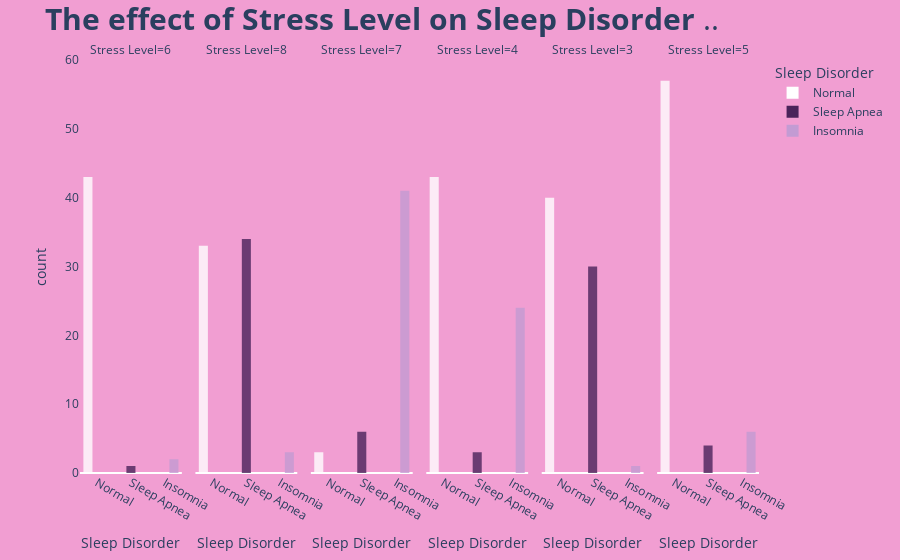

Notebook code for this chart:
### Code cell
fig=px.histogram(sleep_data,x='Sleep Disorder',
                 color='Sleep Disorder',
                 facet_col='Stress Level',
                 barmode='group',
                 color_discrete_sequence=['white','#4A235A','#C39BD3'],
                 opacity=.8)


fig.update_layout(title='<b>The effect of Stress Level on Sleep Disorder</b> ..',title_font={'size':30},
                  paper_bgcolor='#F19ED2',
                  plot_bgcolor='#F19ED2')



fig.update_yaxes(showgrid=False)
fig.show()

### Figure 1 — Plotly figure (JSON) as saved in the notebook; plotly's stock layout.template omitted (floating-point values rounded to 4 significant figures)
{"data": [{"alignmentgroup": "True", "bingroup": "x", "hovertemplate": "Sleep Disorder=%{x}<br>Stress Level=6<br>count=%{y}<extra></extra>", "legendgroup": "Normal", "marker": {"color": "white", "opacity": 0.8, "pattern": {"shape": ""}}, "name": "Normal", "offsetgroup": "Normal", "orientation": "v", "showlegend": true, "type": "histogram", "x": ["Normal", "Normal", "Normal", "Normal", "Normal", "Normal", "Normal", "Normal", "Normal", "Normal", "Normal", "Normal", "Normal", "Normal", "Normal", "Normal", "Normal", "Normal", "Normal", "Normal", "Normal", "Normal", "Normal", "Normal", "Normal", "Normal", "Normal", "Normal", "Normal", "Normal", "Normal", "Normal", "Normal", "Normal", "Normal", "Normal", "Normal", "Normal", "Normal", "Normal", "Normal", "Normal", "Normal"], "xaxis": "x", "yaxis": "y"}, {"alignmentgroup": "True", "bingroup": "x", "hovertemplate": "Sleep Disorder=%{x}<br>Stress Level=8<br>count=%{y}<extra></extra>", "legendgroup": "Normal", "marker": {"color": "white", "opacity": 0.8, "pattern": {"shape": ""}}, "name": "Normal", "offsetgroup": "Normal", "orientation": "v", "showlegend": false, "type": "histogram", "x": ["Normal", "Normal", "Normal", "Normal", "Normal", "Normal", "Normal", "Normal", "Normal", "Normal", "Normal", "Normal", "Normal", "Normal", "Normal", "Normal", "Normal", "Normal", "Normal", "Normal", "Normal", "Normal", "Normal", "Normal", "Normal", "Normal", "Normal", "Normal", "Normal", "Normal", "Normal", "Normal", "Normal"], "xaxis": "x2", "yaxis": "y2"}, {"alignmentgroup": "True", "bingroup": "x", "hovertemplate": "Sleep Disorder=%{x}<br>Stress Level=7<br>count=%{y}<extra></extra>", "legendgroup": "Normal", "marker": {"color": "white", "opacity": 0.8, "pattern": {"shape": ""}}, "name": "Normal", "offsetgroup": "Normal", "orientation": "v", "showlegend": false, "type": "histogram", "x": ["Normal", "Normal", "Normal"], "xaxis": "x3", "yaxis": "y3"}, {"alignmentgroup": "True", "bingroup": "x", "hovertemplate": "Sleep Disorder=%{x}<br>Stress Level=4<br>count=%{y}<extra></extra>", "legendgroup": "Normal", "marker": {"color": "white", "opacity": 0.8, "pattern": {"shape": ""}}, "name": "Normal", "offsetgroup": "Normal", "orientation": "v", "showlegend": false, "type": "histogram", "x": ["Normal", "Normal", "Normal", "Normal", "Normal", "Normal", "Normal", "Normal", "Normal", "Normal", "Normal", "Normal", "Normal", "Normal", "Normal", "Normal", "Normal", "Normal", "Normal", "Normal", "Normal", "Normal", "Normal", "Normal", "Normal", "Normal", "Normal", "Normal", "Normal", "Normal", "Normal", "Normal", "Normal", "Normal", "Normal", "Normal", "Normal", "Normal", "Normal", "Normal", "Normal", "Normal", "Normal"], "xaxis": "x4", "yaxis": "y4"}, {"alignmentgroup": "True", "bingroup": "x", "hovertemplate": "Sleep Disorder=%{x}<br>Stress Level=3<br>count=%{y}<extra></extra>", "legendgroup": "Normal", "marker": {"color": "white", "opacity": 0.8, "pattern": {"shape": ""}}, "name": "Normal", "offsetgroup": "Normal", "orientation": "v", "showlegend": false, "type": "histogram", "x": ["Normal", "Normal", "Normal", "Normal", "Normal", "Normal", "Normal", "Normal", "Normal", "Normal", "Normal", "Normal", "Normal", "Normal", "Normal", "Normal", "Normal", "Normal", "Normal", "Normal", "Normal", "Normal", "Normal", "Normal", "Normal", "Normal", "Normal", "Normal", "Normal", "Normal", "Normal", "Normal", "Normal", "Normal", "Normal", "Normal", "Normal", "Normal", "Normal", "Normal"], "xaxis": "x5", "yaxis": "y5"}, {"alignmentgroup": "True", "bingroup": "x", "hovertemplate": "Sleep Disorder=%{x}<br>Stress Level=5<br>count=%{y}<extra></extra>", "legendgroup": "Normal", "marker": {"color": "white", "opacity": 0.8, "pattern": {"shape": ""}}, "name": "Normal", "offsetgroup": "Normal", "orientation": "v", "showlegend": false, "type": "histogram", "x": ["Normal", "Normal", "Normal", "Normal", "Normal", "Normal", "Normal", "Normal", "Normal", "Normal", "Normal", "Normal", "Normal", "Normal", "Normal", "Normal", "Normal", "Normal", "Normal", "Normal", "Normal", "Normal", "Normal", "Normal", "Normal", "Normal", "Normal", "Normal", "Normal", "Normal", "Normal", "Normal", "Normal", "Normal", "Normal", "Normal", "Normal", "Normal", "Normal", "Normal", "Normal", "Normal", "Normal", "Normal", "Normal", "Normal", "Normal", "Normal", "Normal", "Normal", "Normal", "Normal", "Normal", "Normal", "Normal", "Normal", "Normal"], "xaxis": "x6", "yaxis": "y6"}, {"alignmentgroup": "True", "bingroup": "x", "hovertemplate": "Sleep Disorder=%{x}<br>Stress Level=6<br>count=%{y}<extra></extra>", "legendgroup": "Sleep Apnea", "marker": {"color": "#4A235A", "opacity": 0.8, "pattern": {"shape": ""}}, "name": "Sleep Apnea", "offsetgroup": "Sleep Apnea", "orientation": "v", "showlegend": true, "type": "histogram", "x": ["Sleep Apnea"], "xaxis": "x", "yaxis": "y"}, {"alignmentgroup": "True", "bingroup": "x", "hovertemplate": "Sleep Disorder=%{x}<br>Stress Level=8<br>count=%{y}<extra></extra>", "legendgroup": "Sleep Apnea", "marker": {"color": "#4A235A", "opacity": 0.8, "pattern": {"shape": ""}}, "name": "Sleep Apnea", "offsetgroup": "Sleep Apnea", "orientation": "v", "showlegend": false, "type": "histogram", "x": ["Sleep Apnea", "Sleep Apnea", "Sleep Apnea", "Sleep Apnea", "Sleep Apnea", "Sleep Apnea", "Sleep Apnea", "Sleep Apnea", "Sleep Apnea", "Sleep Apnea", "Sleep Apnea", "Sleep Apnea", "Sleep Apnea", "Sleep Apnea", "Sleep Apnea", "Sleep Apnea", "Sleep Apnea", "Sleep Apnea", "Sleep Apnea", "Sleep Apnea", "Sleep Apnea", "Sleep Apnea", "Sleep Apnea", "Sleep Apnea", "Sleep Apnea", "Sleep Apnea", "Sleep Apnea", "Sleep Apnea", "Sleep Apnea", "Sleep Apnea", "Sleep Apnea", "Sleep Apnea", "Sleep Apnea", "Sleep Apnea"], "xaxis": "x2", "yaxis": "y2"}, {"alignmentgroup": "True", "bingroup": "x", "hovertemplate": "Sleep Disorder=%{x}<br>Stress Level=7<br>count=%{y}<extra></extra>", "legendgroup": "Sleep Apnea", "marker": {"color": "#4A235A", "opacity": 0.8, "pattern": {"shape": ""}}, "name": "Sleep Apnea", "offsetgroup": "Sleep Apnea", "orientation": "v", "showlegend": false, "type": "histogram", "x": ["Sleep Apnea", "Sleep Apnea", "Sleep Apnea", "Sleep Apnea", "Sleep Apnea", "Sleep Apnea"], "xaxis": "x3", "yaxis": "y3"}, {"alignmentgroup": "True", "bingroup": "x", "hovertemplate": "Sleep Disorder=%{x}<br>Stress Level=4<br>count=%{y}<extra></extra>", "legendgroup": "Sleep Apnea", "marker": {"color": "#4A235A", "opacity": 0.8, "pattern": {"shape": ""}}, "name": "Sleep Apnea", "offsetgroup": "Sleep Apnea", "orientation": "v", "showlegend": false, "type": "histogram", "x": ["Sleep Apnea", "Sleep Apnea", "Sleep Apnea"], "xaxis": "x4", "yaxis": "y4"}, {"alignmentgroup": "True", "bingroup": "x", "hovertemplate": "Sleep Disorder=%{x}<br>Stress Level=3<br>count=%{y}<extra></extra>", "legendgroup": "Sleep Apnea", "marker": {"color": "#4A235A", "opacity": 0.8, "pattern": {"shape": ""}}, "name": "Sleep Apnea", "offsetgroup": "Sleep Apnea", "orientation": "v", "showlegend": false, "type": "histogram", "x": ["Sleep Apnea", "Sleep Apnea", "Sleep Apnea", "Sleep Apnea", "Sleep Apnea", "Sleep Apnea", "Sleep Apnea", "Sleep Apnea", "Sleep Apnea", "Sleep Apnea", "Sleep Apnea", "Sleep Apnea", "Sleep Apnea", "Sleep Apnea", "Sleep Apnea", "Sleep Apnea", "Sleep Apnea", "Sleep Apnea", "Sleep Apnea", "Sleep Apnea", "Sleep Apnea", "Sleep Apnea", "Sleep Apnea", "Sleep Apnea", "Sleep Apnea", "Sleep Apnea", "Sleep Apnea", "Sleep Apnea", "Sleep Apnea", "Sleep Apnea"], "xaxis": "x5", "yaxis": "y5"}, {"alignmentgroup": "True", "bingroup": "x", "hovertemplate": "Sleep Disorder=%{x}<br>Stress Level=5<br>count=%{y}<extra></extra>", "legendgroup": "Sleep Apnea", "marker": {"color": "#4A235A", "opacity": 0.8, "pattern": {"shape": ""}}, "name": "Sleep Apnea", "offsetgroup": "Sleep Apnea", "orientation": "v", "showlegend": false, "type": "histogram", "x": ["Sleep Apnea", "Sleep Apnea", "Sleep Apnea", "Sleep Apnea"], "xaxis": "x6", "yaxis": "y6"}, {"alignmentgroup": "True", "bingroup": "x", "hovertemplate": "Sleep Disorder=%{x}<br>Stress Level=6<br>count=%{y}<extra></extra>", "legendgroup": "Insomnia", "marker": {"color": "#C39BD3", "opacity": 0.8, "pattern": {"shape": ""}}, "name": "Insomnia", "offsetgroup": "Insomnia", "orientation": "v", "showlegend": true, "type": "histogram", "x": ["Insomnia", "Insomnia"], "xaxis": "x", "yaxis": "y"}, {"alignmentgroup": "True", "bingroup": "x", "hovertemplate": "Sleep Disorder=%{x}<br>Stress Level=8<br>count=%{y}<extra></extra>", "legendgroup": "Insomnia", "marker": {"color": "#C39BD3", "opacity": 0.8, "pattern": {"shape": ""}}, "name": "Insomnia", "offsetgroup": "Insomnia", "orientation": "v", "showlegend": false, "type": "histogram", "x": ["Insomnia", "Insomnia", "Insomnia"], "xaxis": "x2", "yaxis": "y2"}, {"alignmentgroup": "True", "bingroup": "x", "hovertemplate": "Sleep Disorder=%{x}<br>Stress Level=7<br>count=%{y}<extra></extra>", "legendgroup": "Insomnia", "marker": {"color": "#C39BD3", "opacity": 0.8, "pattern": {"shape": ""}}, "name": "Insomnia", "offsetgroup": "Insomnia", "orientation": "v", "showlegend": false, "type": "histogram", "x": ["Insomnia", "Insomnia", "Insomnia", "Insomnia", "Insomnia", "Insomnia", "Insomnia", "Insomnia", "Insomnia", "Insomnia", "Insomnia", "Insomnia", "Insomnia", "Insomnia", "Insomnia", "Insomnia", "Insomnia", "Insomnia", "Insomnia", "Insomnia", "Insomnia", "Insomnia", "Insomnia", "Insomnia", "Insomnia", "Insomnia", "Insomnia", "Insomnia", "Insomnia", "Insomnia", "Insomnia", "Insomnia", "Insomnia", "Insomnia", "Insomnia", "Insomnia", "Insomnia", "Insomnia", "Insomnia", "Insomnia", "Insomnia"], "xaxis": "x3", "yaxis": "y3"}, {"alignmentgroup": "True", "bingroup": "x", "hovertemplate": "Sleep Disorder=%{x}<br>Stress Level=4<br>count=%{y}<extra></extra>", "legendgroup": "Insomnia", "marker": {"color": "#C39BD3", "opacity": 0.8, "pattern": {"shape": ""}}, "name": "Insomnia", "offsetgroup": "Insomnia", "orientation": "v", "showlegend": false, "type": "histogram", "x": ["Insomnia", "Insomnia", "Insomnia", "Insomnia", "Insomnia", "Insomnia", "Insomnia", "Insomnia", "Insomnia", "Insomnia", "Insomnia", "Insomnia", "Insomnia", "Insomnia", "Insomnia", "Insomnia", "Insomnia", "Insomnia", "Insomnia", "Insomnia", "Insomnia", "Insomnia", "Insomnia", "Insomnia"], "xaxis": "x4", "yaxis": "y4"}, {"alignmentgroup": "True", "bingroup": "x", "hovertemplate": "Sleep Disorder=%{x}<br>Stress Level=3<br>count=%{y}<extra></extra>", "legendgroup": "Insomnia", "marker": {"color": "#C39BD3", "opacity": 0.8, "pattern": {"shape": ""}}, "name": "Insomnia", "offsetgroup": "Insomnia", "orientation": "v", "showlegend": false, "type": "histogram", "x": ["Insomnia"], "xaxis": "x5", "yaxis": "y5"}, {"alignmentgroup": "True", "bingroup": "x", "hovertemplate": "Sleep Disorder=%{x}<br>Stress Level=5<br>count=%{y}<extra></extra>", "legendgroup": "Insomnia", "marker": {"color": "#C39BD3", "opacity": 0.8, "pattern": {"shape": ""}}, "name": "Insomnia", "offsetgroup": "Insomnia", "orientation": "v", "showlegend": false, "type": "histogram", "x": ["Insomnia", "Insomnia", "Insomnia", "Insomnia", "Insomnia", "Insomnia"], "xaxis": "x6", "yaxis": "y6"}], "layout": {"annotations": [{"font": {}, "showarrow": false, "text": "Stress Level=6", "x": 0.075, "xanchor": "center", "xref": "paper", "y": 1, "yanchor": "bottom", "yref": "paper"}, {"font": {}, "showarrow": false, "text": "Stress Level=8", "x": 0.245, "xanchor": "center", "xref": "paper", "y": 1, "yanchor": "bottom", "yref": "paper"}, {"font": {}, "showarrow": false, "text": "Stress Level=7", "x": 0.415, "xanchor": "center", "xref": "paper", "y": 1, "yanchor": "bottom", "yref": "paper"}, {"font": {}, "showarrow": false, "text": "Stress Level=4", "x": 0.585, "xanchor": "center", "xref": "paper", "y": 1, "yanchor": "bottom", "yref": "paper"}, {"font": {}, "showarrow": false, "text": "Stress Level=3", "x": 0.755, "xanchor": "center", "xref": "paper", "y": 1, "yanchor": "bottom", "yref": "paper"}, {"font": {}, "showarrow": false, "text": "Stress Level=5", "x": 0.925, "xanchor": "center", "xref": "paper", "y": 1, "yanchor": "bottom", "yref": "paper"}], "autosize": true, "barmode": "group", "legend": {"title": {"text": "Sleep Disorder"}, "tracegroupgap": 0}, "margin": {"t": 60}, "paper_bgcolor": "#F19ED2", "plot_bgcolor": "#F19ED2", "title": {"font": {"size": 30}, "text": "<b>The effect of Stress Level on Sleep Disorder</b> .."}, "xaxis": {"anchor": "y", "autorange": true, "categoryarray": ["Normal", "Sleep Apnea", "Insomnia"], "categoryorder": "array", "domain": [0, 0.15], "range": [-0.5, 2.5], "title": {"text": "Sleep Disorder"}, "type": "category"}, "xaxis2": {"anchor": "y2", "autorange": true, "categoryarray": ["Normal", "Sleep Apnea", "Insomnia"], "categoryorder": "array", "domain": [0.17, 0.32], "matches": "x", "range": [-0.5, 2.5], "title": {"text": "Sleep Disorder"}, "type": "category"}, "xaxis3": {"anchor": "y3", "autorange": true, "categoryarray": ["Normal", "Sleep Apnea", "Insomnia"], "categoryorder": "array", "domain": [0.34, 0.49], "matches": "x", "range": [-0.5, 2.5], "title": {"text": "Sleep Disorder"}, "type": "category"}, "xaxis4": {"anchor": "y4", "autorange": true, "categoryarray": ["Normal", "Sleep Apnea", "Insomnia"], "categoryorder": "array", "domain": [0.51, 0.66], "matches": "x", "range": [-0.5, 2.5], "title": {"text": "Sleep Disorder"}, "type": "category"}, "xaxis5": {"anchor": "y5", "autorange": true, "categoryarray": ["Normal", "Sleep Apnea", "Insomnia"], "categoryorder": "array", "domain": [0.68, 0.83], "matches": "x", "range": [-0.5, 2.5], "title": {"text": "Sleep Disorder"}, "type": "category"}, "xaxis6": {"anchor": "y6", "autorange": true, "categoryarray": ["Normal", "Sleep Apnea", "Insomnia"], "categoryorder": "array", "domain": [0.85, 1], "matches": "x", "range": [-0.5, 2.5], "title": {"text": "Sleep Disorder"}, "type": "category"}, "yaxis": {"anchor": "x", "autorange": true, "domain": [0, 1], "range": [0, 60], "showgrid": false, "title": {"text": "count"}}, "yaxis2": {"anchor": "x2", "autorange": true, "domain": [0, 1], "matches": "y", "range": [0, 60], "showgrid": false, "showticklabels": false}, "yaxis3": {"anchor": "x3", "autorange": true, "domain": [0, 1], "matches": "y", "range": [0, 60], "showgrid": false, "showticklabels": false}, "yaxis4": {"anchor": "x4", "autorange": true, "domain": [0, 1], "matches": "y", "range": [0, 60], "showgrid": false, "showticklabels": false}, "yaxis5": {"anchor": "x5", "autorange": true, "domain": [0, 1], "matches": "y", "range": [0, 60], "showgrid": false, "showticklabels": false}, "yaxis6": {"anchor": "x6", "autorange": true, "domain": [0, 1], "matches": "y", "range": [0, 60], "showgrid": false, "showticklabels": false}}}
